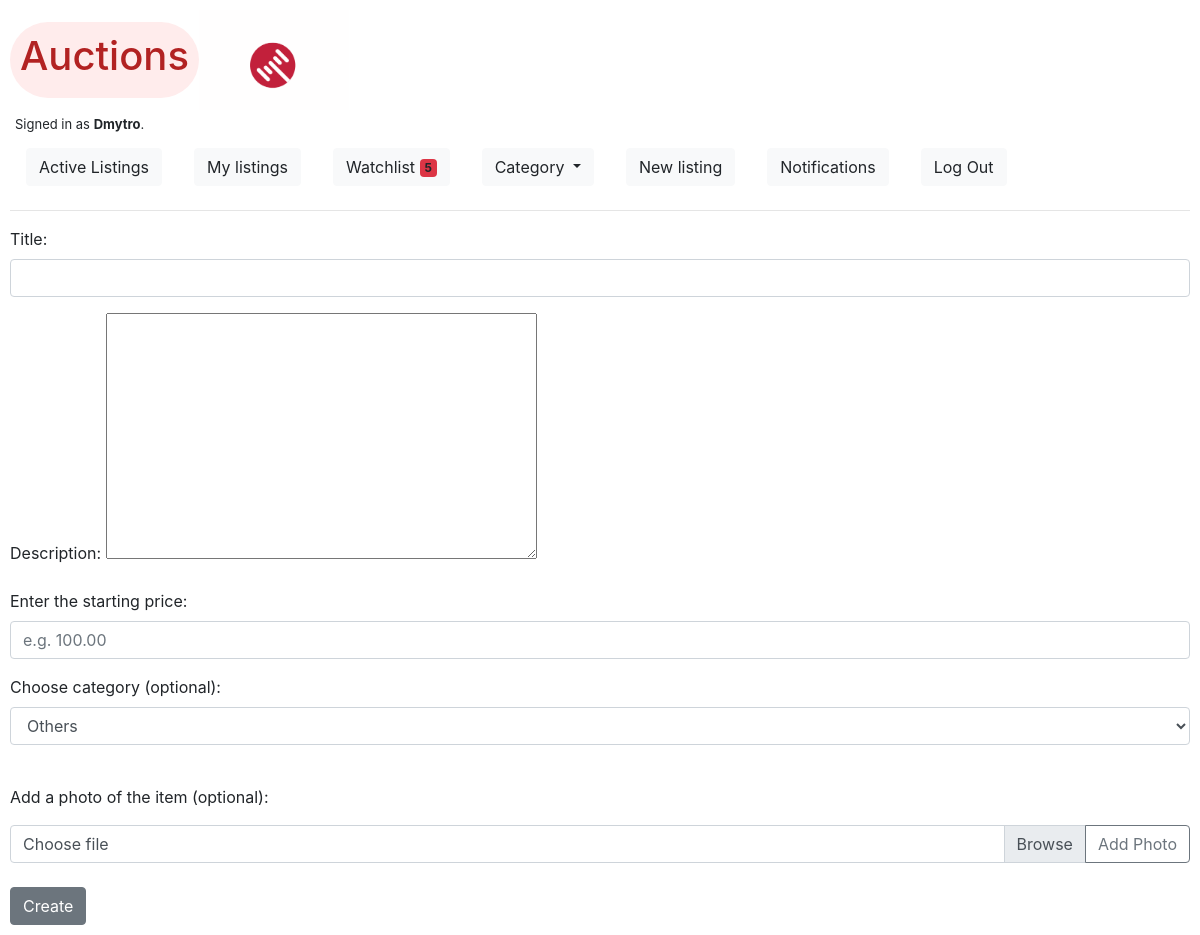
The page /new_listing (signed in) on the database as committed earlier.
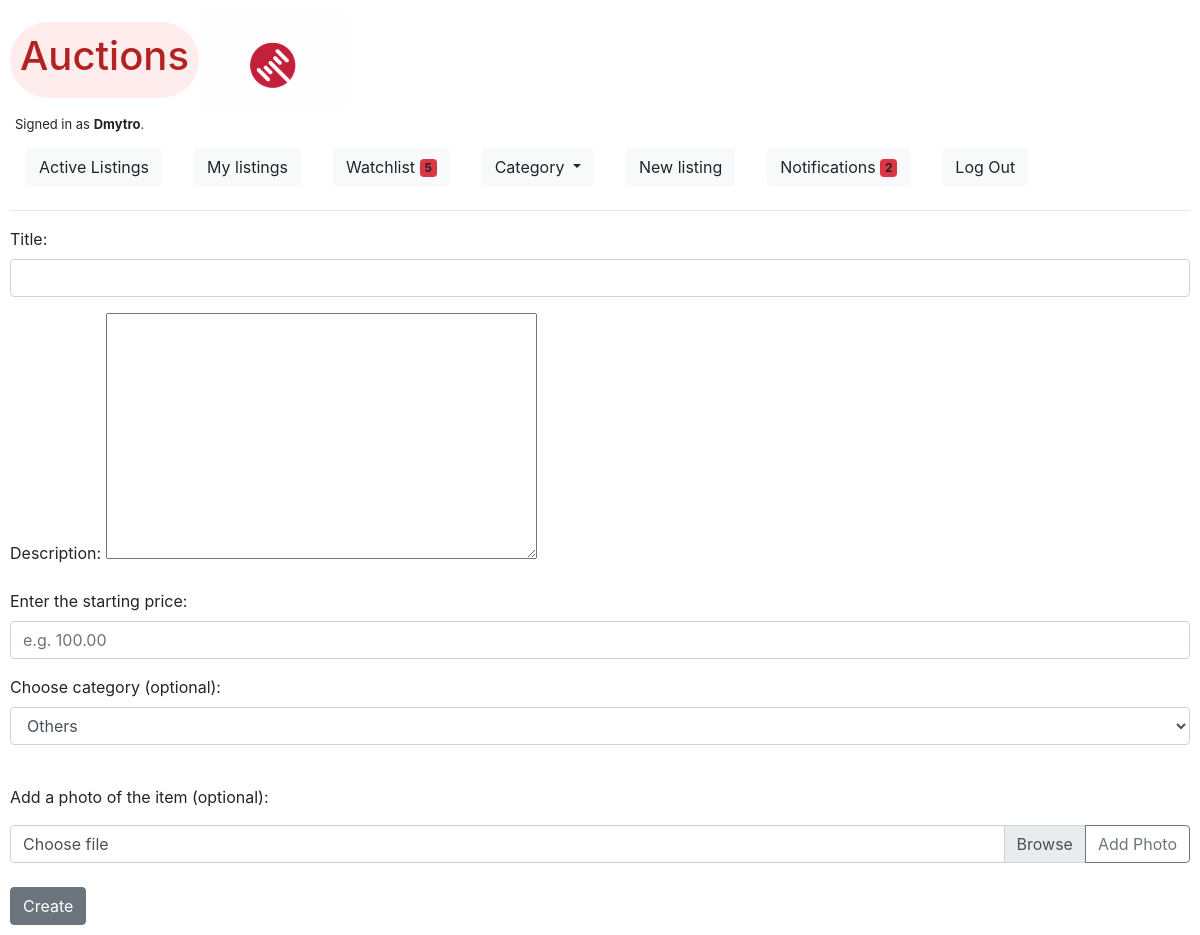
The same page on the database as committed later.
### auctions/models.py (models this page shows)
class User(AbstractUser):
    pass

### auctions/views.py (the view)
# urls.py: path("new_listing", views.new_listing, name="new_listing"),
@login_required
def new_listing(request):
    if request.method == 'POST':
        infform = InfoForm(request.POST)
        imgform = ImageForm(request.POST, request.FILES)
        if infform.is_valid() and imgform.is_valid():
            category = infform.cleaned_data['category']
            image = imgform.cleaned_data["image"]
            bid = infform.cleaned_data['starting_bid']
            inf_form = infform.save(commit=False)
            if not category:
                inf_form.category = "OT"
            inf_form.user = request.user
            inf_form.current_price = bid
            inf_form.save()
            if image:
                Photo(listing=inf_form, image=image).save()
            Bid(listing=inf_form, bid=bid, username=request.user).save()
            return render(request, "auctions/listing.html", {
                "listing": inf_form,
                "img_form": ImageForm(),
                "comment_form": CommForm(),
                "bid_form": BidForm(),
                "bid_count": 0,
                "winner": inf_form.user,
                "category_form": CategoryForm(),
                "its_my": True,
                "owner": True,
                "bid_error": None,
                })
        else:
            return render(request, "auctions/new_listing.html", {
                "inf_form": InfoForm(),
                "img_form": ImageForm(),
                "description_error": 'Description field is required, please fill description field',
                })
    else:
        return render(request, "auctions/new_listing.html", {
            "inf_form": InfoForm(),
            "img_form": ImageForm(),
            })

### auctions/views.py
class InfoForm(forms.ModelForm):
    class Meta:
        model = Listing
        fields = ['title', 'description', 'starting_bid', 'category']
        labels = {
            'title': 'Title',
            'starting_bid': 'Enter the starting price',
            'category': 'Choose category (optional)',
        }
        widgets = {
            'title': forms.TextInput(attrs={'class': 'form-control'}),
            'starting_bid': forms.NumberInput(attrs={'class': 'form-control',
                                                    'placeholder': 'e.g. 100.00'}),
            'category': forms.Select(attrs={'class': 'form-control'}),
        }

class ImageForm(forms.ModelForm):
    class Meta:
        model = Photo
        fields = ['image']
        labels = {
            'image': '',
        }
        widgets = {
            'image': forms.FileInput(attrs={'class': 'custom-file-input',
                                            'id': 'inputGroupFile04',
                                            'aria-describedby': 'inputGroupFileAddon04',}),
        }

### auctions/templates/auctions/new_listing.html (shortened to what this page needs)
{% extends "auctions/layout.html" %}
{% block body %}
    <form action="{% url 'new_listing' %}" method="post" enctype="multipart/form-data">
        {{ inf_form.as_p }}
        <br>
        <p>Add a photo of the item (optional):</p>
        <div class="input-group">
            <div class="custom-file">
            <label class="custom-file-label" for="inputGroupFile04">Choose file</label>
            </div>
            <div class="input-group-append">
            <button class="btn btn-outline-secondary" type="submit" id="inputGroupFileAddon04">Add Photo</button>
            </div>
        </div>
        <br>
        <button class="btn btn-secondary" type="submit">Create</button>
    </form>
{% endblock %}

### auctions/templates/auctions/layout.html (shortened to what this page needs)
{% load static %}
<!DOCTYPE html>
<html lang="en">
    <head>
        <link rel="stylesheet" href="https://stackpath.bootstrapcdn.com/bootstrap/4.4.1/css/bootstrap.min.css">
        <link rel="stylesheet" href="{% static 'auctions/styles.css' %}">
        <link rel="stylesheet" href="{% static 'auctions/color.css' %}">
        <script src="https://cdn.jsdelivr.net/npm/bootstrap@5.0.0-beta1/dist/js/bootstrap.min.js"></script>    </head>
    <body class="auctions">
        <div class="title">
            <div id="auction_logo"><h1>Auctions</h1></div>
            <div class="gif"></div>
        </div>
        <div id="is_authenticated">
            {% if user.is_authenticated %}
                Signed in as <strong>{{ user.username }}</strong>.
            {% else %}
                Not signed in.
            {% endif %}
        </div>
        <ul class="nav">
                <li class="nav-item">
                    <a class="nav-link" href="{% url 'index' %}">
                        <button type="button" class="btn btn-light">
                            Active Listings
                        </button>
                    </a>
                </li>
                {% if user.is_authenticated %}
                    <li class="nav-item">
                        <a class="nav-link" href="{% url 'my_listings' %}">
                            <button type="button" class="btn btn-light">
                                My listings
                            </button>
                        </a>
                    </li>
                    <li class="nav-item">
                        <a class="nav-link" href="{% url 'watchlist' %}">
                            <button type="button" class="btn btn-light">
                                Watchlist <span class="badge bg-danger">{% if request.user.watch.count != 0 %} {{ request.user.watch.count }} {% endif %}</span>
                              </button></a>
                    </li>
                    <li class="nav-item">
                        <div class="nav-link">
                            <a class="btn btn-light dropdown-toggle" href="#" role="button" id="dropdownMenuLink" data-toggle="dropdown" aria-haspopup="true" aria-expanded="false">
                            Category
                            </a>
                        </div>
                    </li>
                    <li class="nav-item">
                        <a class="nav-link" href="{% url 'new_listing' %}">
                            <button type="button" class="btn btn-light">
                                New listing
                            </button>
                        </a>
                    </li>
                    <li class="nav-item">
                        <a class="nav-link" href="{% url 'notifications' %}">
                            <button type="button" class="btn btn-light">
                                Notifications <span class="badge bg-danger">{% if request.user.notifications.count != 0 %} {{ request.user.notifications.count }} {% endif %}</span>
                              </button></a>
                    </li>
                    <li class="nav-item">
                        <a class="nav-link" href="{% url 'logout' %}">
                            <button type="button" class="btn btn-light">
                                Log Out
                            </button>
                        </a>
                    </li>
                {% endif %}
        </ul>
        <hr>
        {% block body %}
        {% endblock %}
    </body>
</html>

Rows that differ between the two databases and show on the page:
changed User "Dmytro": user.notifications.count (not shown) → "2"
